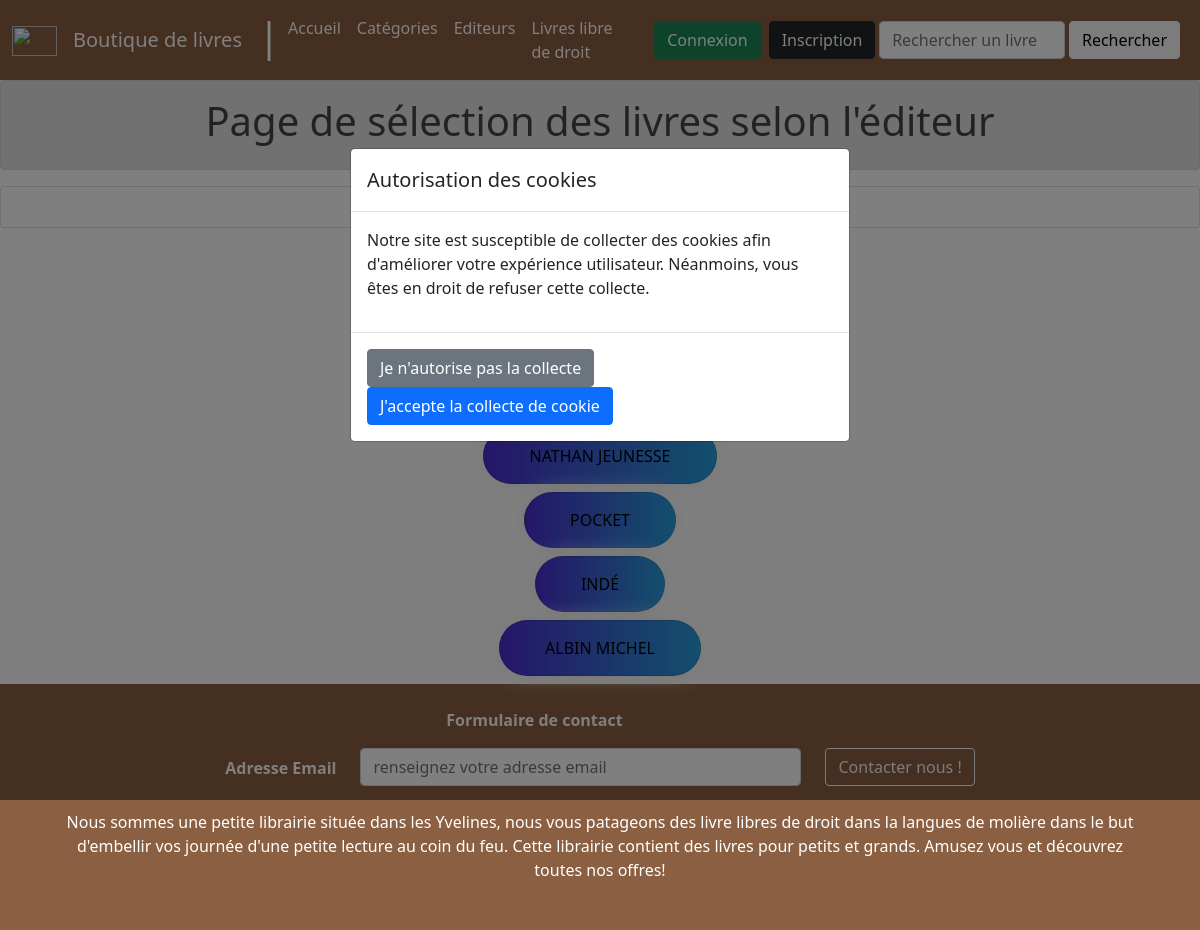
Page /membres/editeurs.php on the committed database.
### tables this page shows
CREATE TABLE IF NOT EXISTS `editeurs` (
  `idEditeur` int(11) NOT NULL AUTO_INCREMENT,
  `nom` varchar(255) NOT NULL,
  PRIMARY KEY (`idEditeur`)
);

### modeles/modele.php (called while the page is built, shortened)
<?php
class Modele{
protected function getBdd(){
    return new PDO('mysql:host=localhost;dbname=bibliotheque;charset=utf8', 'root', '',[PDO::ATTR_ERRMODE => PDO::ERRMODE_EXCEPTION]);
}
}
require_once 'Auteur.php';
require_once 'Bibliotheque.php';
require_once 'Livre.php';
require_once 'Genre.php';
require_once 'Editeur.php';

### modeles/Bibliotheque.php (called while the page is built, shortened)
<?php
class Bibliotheque extends Modele
{
protected $Editeurs   =   [];
    public function __construct($recherche = true)
    {
            if($recherche){
                $requete = $this->getBdd()-> prepare ("SELECT * FROM livres ORDER BY date_heure DESC ");
                $requete -> execute();
                $Livres = $requete->fetchAll(PDO::FETCH_ASSOC);
                $requete = $this->getBdd()-> prepare ("SELECT * FROM genres ");
                $requete -> execute();
                $Genres = $requete->fetchAll(PDO::FETCH_ASSOC);
                $requete = $this->getBdd()-> prepare ("SELECT * FROM auteurs ");
                $requete -> execute();
                $Auteurs = $requete->fetchAll(PDO::FETCH_ASSOC);
                $requete = $this->getBdd()-> prepare ("SELECT * FROM editeurs ");
                $requete -> execute();
                $Editeurs = $requete->fetchAll(PDO::FETCH_ASSOC);
                $this->InitializeLivresBibli($Livres);
                $this->InitializeGenresBibli($Genres);
            }
    }
    public function InitializeLivresBibli($Bibli)
    {
        foreach($Bibli as $L){
            $Livre = new Livre();
            $Livre->initialize($L['idLivre'],$L['Titre'],$L['date_sortie'],$L['Prix'],$L['Photo'],$L['idGenre'],$L['idtypeGenre'],$L['idEditeur'],$L['date_heure'],$L['droit']);
        }
    }
    public function InitializeGenresBibli($Bibli)
    {
        foreach($Bibli as $L){
            $Genres = new Genre();
            $Genres->initialize($L["idGenre"],$L['nomGenre'],$L['imgGenre']);
        }
    }
    public function InitializeAuteursBibli($Bibli)
    {
        foreach($Bibli as $L){
            $Auteurs = new Auteur();
        }
    }
    public function InitializeEditeursBibli($Bibli)
    {
        foreach($Bibli as $L){
            $Editeurs = new Editeur();
            $Editeurs->initialize($L['idEditeur'],$L['nom']);
            $this->Editeurs[]   =   $Editeurs;
        }
    }
    public function getEditeurs()
    {
        return $this->Editeurs;
    }
}

### modeles/Livre.php (called while the page is built, shortened)
<?php
class Livre extends Modele
{
        protected function initializeAuteurLivre($idLivre)
        {
            $requete = $this->getBdd()-> prepare ("SELECT a.idAuteur,a.nom FROM auteurs as a LEFT JOIN ecrit as e using(idAuteur) WHERE idLivre = ?  ");
            $requete -> execute([$idLivre]);
            $auteur = $requete->fetchAll(PDO::FETCH_ASSOC);
            foreach($auteur as $a)
            {
                $Auteur = new Auteur();
            }
        }
        public function initialize($idLivre = null,$Titre=null ,$date_sortie=null,$Prix=null,$Photo=null,$idGenre=null,$idTypeGenre=null,$idEditeur=null,$date_heure=null,$droit=null,$description=null,$option=null)
        {
                $this->idLivre      = $idLivre;
                $this->initializeAuteurLivre($this->idLivre);
            }
}

### modeles/Genre.php (called while the page is built, shortened)
<?php
class Genre extends Modele{
    public function initialize($idGenre,$nomGenre,$imgGenre)
    {
        $this->idGenre      =   $idGenre;
        $this->initTypeGenre($this->idGenre);
    }
    public function initTypeGenre($idGenre)
    {
        $requete=$this->getBdd()->prepare("SELECT * FROM typegenre where idGenre = ?");
        $requete->execute([$idGenre]);
        $tGenre= $requete->fetchAll(PDO::FETCH_ASSOC);
        foreach($tGenre as $tg)
        {
            $TypeGenre = new TypeGenre();
        }
    }
}

### modeles/Editeur.php (called while the page is built, shortened)
<?php
class Editeur extends Modele
{
    private $idEditeur;
    private $nom;
    public function initialize($idEditeur,$nom)
    {
        $this->idEditeur = $idEditeur;
        $this->nom=$nom;
    }
    public function getIdEditeur()
    {
        return $this->idEditeur;
    }
    public function getNomEditeur()
    {
        return $this->nom;
    }
}

### membres/editeurs.php (the view)
<?php
require_once 'entete.php';
$e=new Bibliotheque();
$editeurs=$e->getEditeurs();
?>
<div class="alert alert-secondary text-center">
  <h1>Page de sélection des livres selon l'éditeur</h1>
</div>
<ul class="list-group rouded-pill">
    <p class="list-group-item text-center" style="width: 100%; margin:auto">Editeurs</p>
  </ul>
<?php
foreach($editeurs as $editeur){
    ?>
  <ul class="list-group rounded-pill text-center my-2" style="width: 100%;">
    <a href="selectionEditeur.php?idEditeur=<?=$editeur->getIdEditeur();?>" class="list-group-item btn-grad" style="text-decoration:none; color:black;margin:auto;"><?=$editeur->getNomEditeur();?></a>
    </ul>
<?php
}
?>
<?php
require_once 'pied.php';

### membres/css/style.css (style rules this page uses)
body { background-image: url(https://images6.alphacoders.com/872/thumb-1920-872784.jpg); background-repeat: no-repeat; background-size: cover; background-attachment: fixed; }
.btn-grad { background-image: linear-gradient(to right, #4b2dd1 0%, #26a0da 51%, #314755 100%) }
.btn-grad { margin: 10px; padding: 15px 45px; text-align: center; text-transform: uppercase; transition: 0.5s; background-size: 200% auto; color: white; box-shadow: 0 0 20px #eee; border-radius: 10px; display: block; }

### rows in the picture
editeurs: nom "NATHAN JEUNESSE"
editeurs: nom "POCKET"
editeurs: nom "INDÉ"
editeurs: nom "ALBIN MICHEL"
